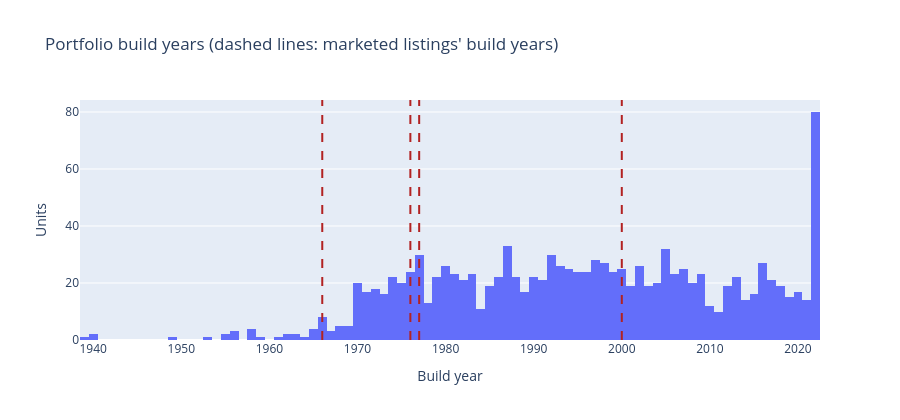

The code cell stored with this chart in its notebook:
### Markdown cell above
### 1.2 The distribution

### Code cell
fig = px.histogram(years, x="build_year", nbins=int(years.max() - years.min() + 1),
                   title="Portfolio build years (dashed lines: marketed listings' build years)",
                   labels={"build_year": "Build year"}, height=420)
fig.update_layout(showlegend=False, yaxis_title="Units")
for year in marketed["build_year"].dropna():
    fig.add_vline(x=year, line_dash="dash", line_color="firebrick")
fig.show()

### Figure 1 — Plotly figure (JSON) as saved in the notebook; plotly's stock layout.template omitted (floating-point values rounded to 4 significant figures; data arrays with more than 128 entries replaced by an {"elided": "..."} marker saying what was removed)
{"data": [{"bingroup": "x", "hovertemplate": "Build year=%{x}<br>count=%{y}<extra></extra>", "legendgroup": "", "marker": {"color": "#636efa", "pattern": {"shape": ""}}, "name": "", "nbinsx": 84, "orientation": "v", "showlegend": false, "type": "histogram", "x": {"elided": "1234 float values"}, "xaxis": "x", "yaxis": "y"}], "layout": {"barmode": "relative", "height": 420, "legend": {"tracegroupgap": 0}, "shapes": [{"line": {"color": "firebrick", "dash": "dash"}, "type": "line", "x0": 1977.0, "x1": 1977.0, "xref": "x", "y0": 0, "y1": 1, "yref": "y domain"}, {"line": {"color": "firebrick", "dash": "dash"}, "type": "line", "x0": 1976.0, "x1": 1976.0, "xref": "x", "y0": 0, "y1": 1, "yref": "y domain"}, {"line": {"color": "firebrick", "dash": "dash"}, "type": "line", "x0": 2000.0, "x1": 2000.0, "xref": "x", "y0": 0, "y1": 1, "yref": "y domain"}, {"line": {"color": "firebrick", "dash": "dash"}, "type": "line", "x0": 1966.0, "x1": 1966.0, "xref": "x", "y0": 0, "y1": 1, "yref": "y domain"}], "showlegend": false, "title": {"text": "Portfolio build years (dashed lines: marketed listings' build years)"}, "xaxis": {"anchor": "y", "domain": [0.0, 1.0], "title": {"text": "Build year"}}, "yaxis": {"anchor": "x", "domain": [0.0, 1.0], "title": {"text": "Units"}}}}
